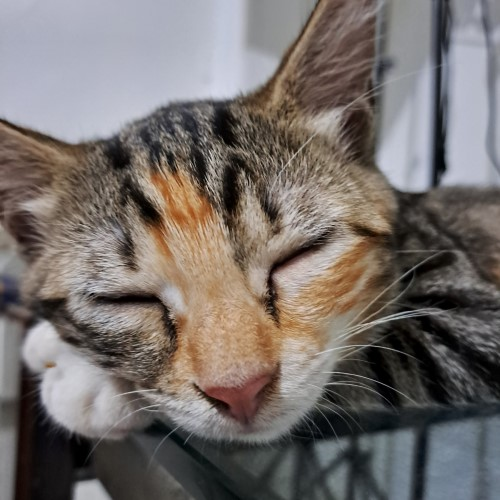
#> input picture image/myu.jpg, 500 x 500 px
$ jupyter execute tugas-pcd-5.ipynb
#> lines starting #> are read from the running program, lines starting #| are printed output that depends on the picture
[cell 1]
import os
import cv2 as cv

[cell 2]
path = os.path.dirname(os.path.dirname(os.path.abspath(__name__)))

[cell 3]
path

[cell 4]
img = cv.imread(os.path.join(path, 'image', 'myu.jpg'))
#> img is the input picture: shape (500, 500, 3); mean B, G, R 107.3, 110.6, 117.5

[cell 5]
cv.imshow('real_image', img)
cv.waitKey(0)
cv.destroyAllWindows()

[cell 6]
horizontal_flipped = cv.flip(img, 1)
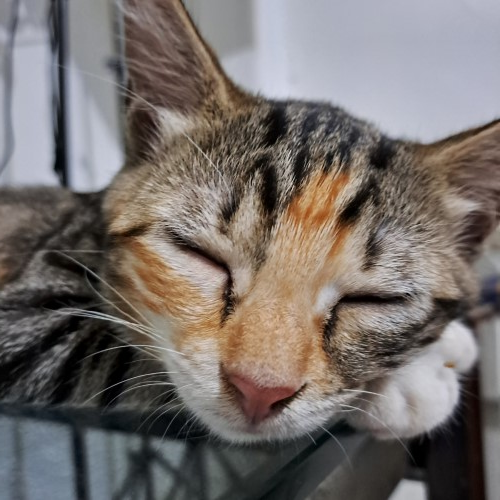
#> horizontal_flipped: shape (500, 500, 3); mean B, G, R 107.3, 110.6, 117.5

[cell 7]
cv.imshow('horizontal flip', horizontal_flipped)
cv.waitKey(0)
cv.destroyAllWindows()

[cell 8]
vertical_flipped = cv.flip(img, 0)
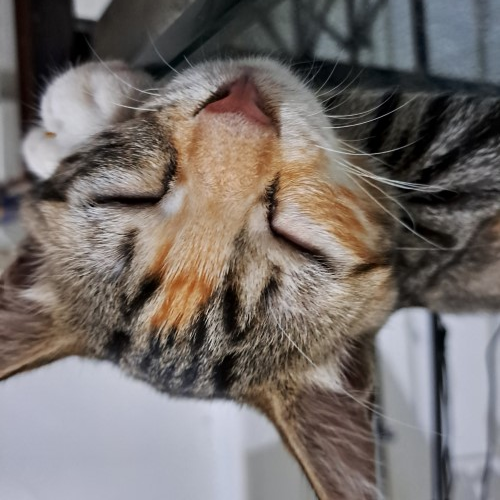
#> vertical_flipped: shape (500, 500, 3); mean B, G, R 107.3, 110.6, 117.5

$ run again, with image/danautoba.jpg copied over image/myu.jpg
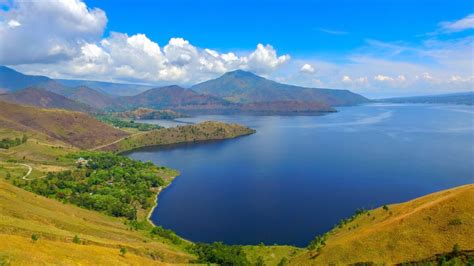
#> input picture image/danautoba.jpg, 474 x 266 px
#> img is the input picture: shape (266, 474, 3); mean B, G, R 145.9, 133, 99.1
#> `horizontal_flipped = cv.flip(img, 1)`:
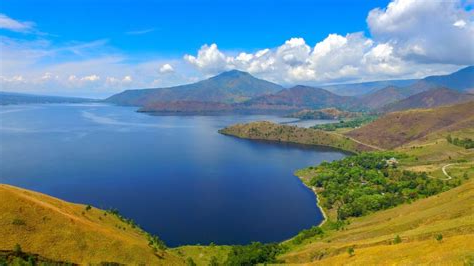
#> horizontal_flipped: shape (266, 474, 3); mean B, G, R 145.9, 133, 99.1
#> `vertical_flipped = cv.flip(img, 0)`:
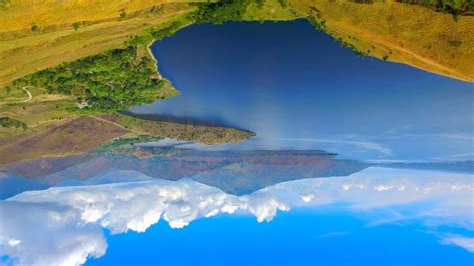
#> vertical_flipped: shape (266, 474, 3); mean B, G, R 145.9, 133, 99.1

$ run again, with image/daun-tomat.jpg copied over image/myu.jpg
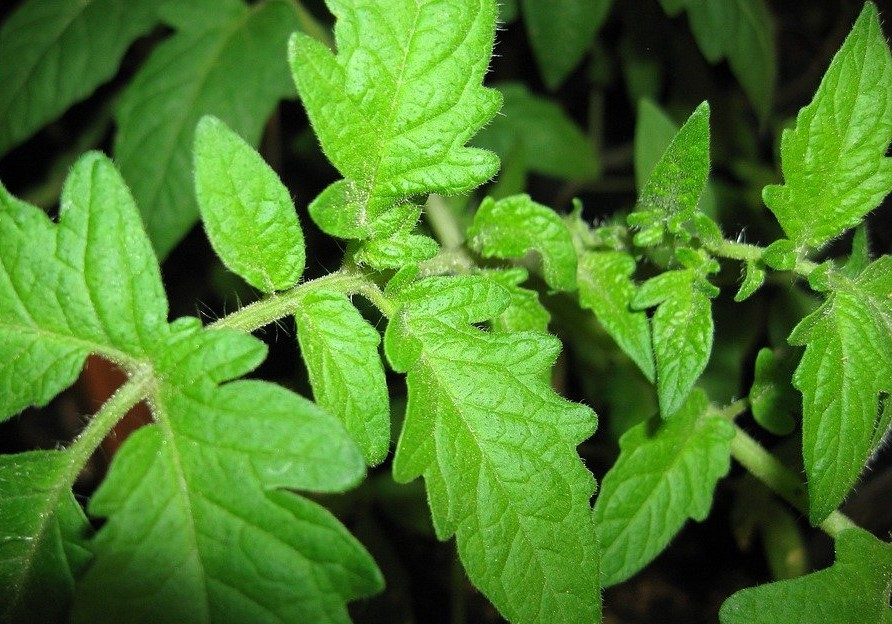
#> input picture image/daun-tomat.jpg, 892 x 624 px
#> img is the input picture: shape (624, 892, 3); mean B, G, R 40.6, 126.5, 75.6
#> `horizontal_flipped = cv.flip(img, 1)`:
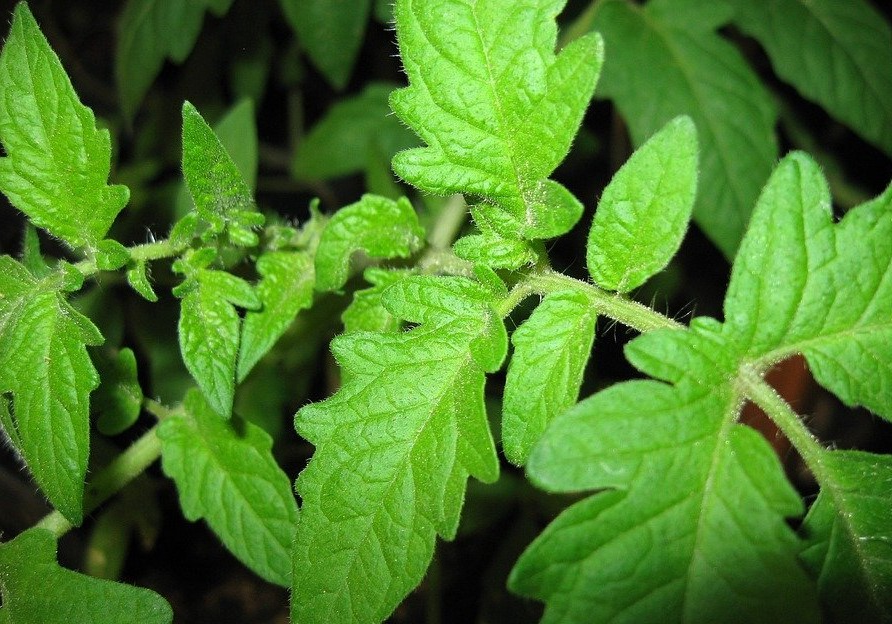
#> horizontal_flipped: shape (624, 892, 3); mean B, G, R 40.6, 126.5, 75.6
#> `vertical_flipped = cv.flip(img, 0)`:
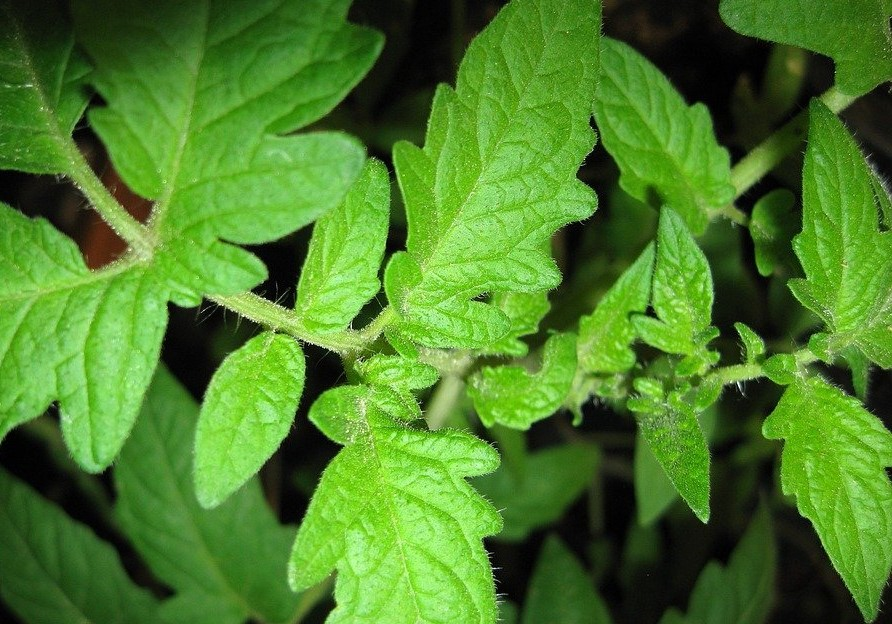
#> vertical_flipped: shape (624, 892, 3); mean B, G, R 40.6, 126.5, 75.6

$ run again, with image/daun.jpg copied over image/myu.jpg
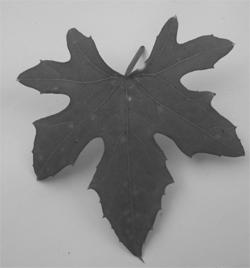
#> input picture image/daun.jpg, 250 x 268 px
#> img is the input picture: shape (268, 250, 3); min 48, max 223, mean 141.3
#> `horizontal_flipped = cv.flip(img, 1)`:
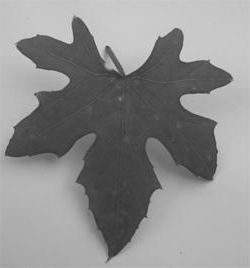
#> horizontal_flipped: shape (268, 250, 3); min 48, max 223, mean 141.3
#> `vertical_flipped = cv.flip(img, 0)`:
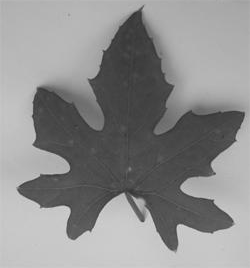
#> vertical_flipped: shape (268, 250, 3); min 48, max 223, mean 141.3
